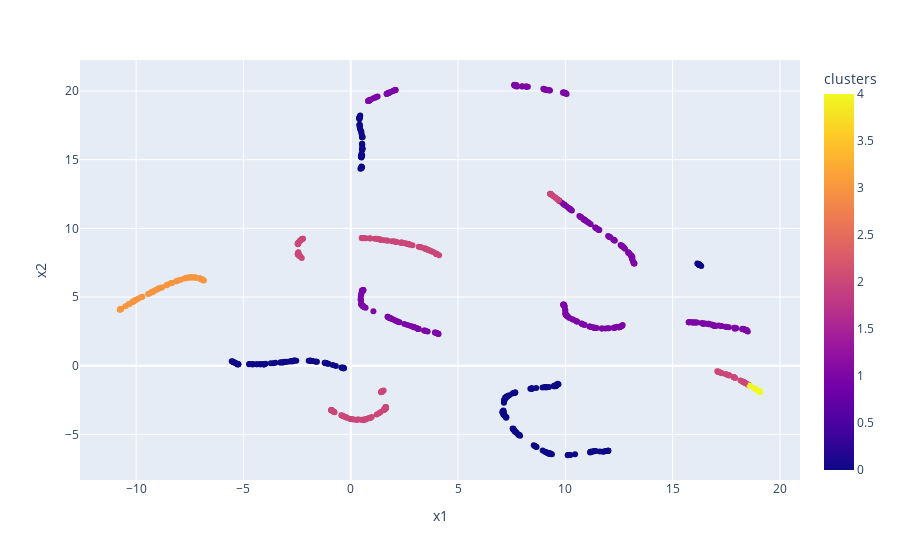
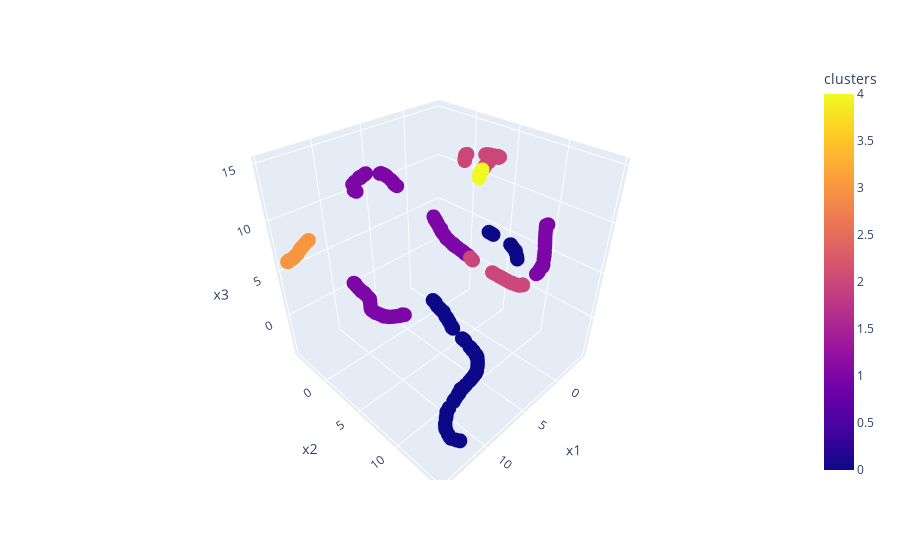

Source (notebook cell) for these figures, in order:
### Markdown cell above
#### Visualize using UMAP

### Code cell
from umap import UMAP
import plotly.express as px

def visualize_clusters_using_umap(vectors, clusters):

    umap_2d = UMAP(n_components=2, init='random', random_state=0)
    umap_output_2d = umap_2d.fit_transform(vectors)
    umap_dataframe_2d = pd.DataFrame(umap_output_2d)
    umap_dataframe_2d['cluster'] = clusters
    umap_dataframe_2d.columns = ['x1','x2', 'cluster']

    umap_3d = UMAP(n_components=3, init='random', random_state=0)
    umap_output_3d = umap_3d.fit_transform(vectors)
    umap_dataframe_3d = pd.DataFrame(umap_output_3d)
    umap_dataframe_3d['cluster'] = clusters
    umap_dataframe_3d.columns = ['x1','x2', 'x3', 'cluster']

    fig_2d = px.scatter(
        umap_dataframe_2d[["x1", "x2"]], x="x1", y="x2",
        color=umap_dataframe_2d["cluster"], labels={'color': 'clusters'}
    )
    fig_3d = px.scatter_3d(
        umap_dataframe_3d[["x1", "x2", "x3"]], x="x1", y="x2", z="x3",
        color=umap_dataframe_3d["cluster"], labels={'color': 'clusters'}
    )
    fig_3d.update_traces(marker_size=5)

    fig_2d.show()
    fig_3d.show()
    
visualize_clusters_using_umap(train_api_embeddings, kmeans.predict(train_api_embeddings))

### Figure 1 — Plotly figure (JSON) as saved in the notebook; plotly's stock layout.template omitted (floating-point values rounded to 4 significant figures; data arrays with more than 128 entries replaced by an {"elided": "..."} marker saying what was removed)
{"data": [{"hovertemplate": "x1=%{x}<br>x2=%{y}<br>clusters=%{marker.color}<extra></extra>", "legendgroup": "", "marker": {"color": {"elided": "857 int values"}, "coloraxis": "coloraxis", "symbol": "circle"}, "mode": "markers", "name": "", "orientation": "v", "showlegend": false, "type": "scatter", "x": {"elided": "857 float values"}, "xaxis": "x", "y": {"elided": "857 float values"}, "yaxis": "y"}], "layout": {"coloraxis": {"colorbar": {"title": {"text": "clusters"}}, "colorscale": [[0, "#0d0887"], [0.1111, "#46039f"], [0.2222, "#7201a8"], [0.3333, "#9c179e"], [0.4444, "#bd3786"], [0.5556, "#d8576b"], [0.6667, "#ed7953"], [0.7778, "#fb9f3a"], [0.8889, "#fdca26"], [1, "#f0f921"]]}, "legend": {"tracegroupgap": 0}, "margin": {"t": 60}, "xaxis": {"anchor": "y", "domain": [0, 1], "title": {"text": "x1"}}, "yaxis": {"anchor": "x", "domain": [0, 1], "title": {"text": "x2"}}}}

### Figure 2 — Plotly figure (JSON) as saved in the notebook; plotly's stock layout.template omitted (floating-point values rounded to 4 significant figures; data arrays with more than 128 entries replaced by an {"elided": "..."} marker saying what was removed)
{"data": [{"hovertemplate": "x1=%{x}<br>x2=%{y}<br>x3=%{z}<br>clusters=%{marker.color}<extra></extra>", "legendgroup": "", "marker": {"color": {"elided": "857 int values"}, "coloraxis": "coloraxis", "size": 5, "symbol": "circle"}, "mode": "markers", "name": "", "scene": "scene", "showlegend": false, "type": "scatter3d", "x": {"elided": "857 float values"}, "y": {"elided": "857 float values"}, "z": {"elided": "857 float values"}}], "layout": {"coloraxis": {"colorbar": {"title": {"text": "clusters"}}, "colorscale": [[0, "#0d0887"], [0.1111, "#46039f"], [0.2222, "#7201a8"], [0.3333, "#9c179e"], [0.4444, "#bd3786"], [0.5556, "#d8576b"], [0.6667, "#ed7953"], [0.7778, "#fb9f3a"], [0.8889, "#fdca26"], [1, "#f0f921"]]}, "legend": {"tracegroupgap": 0}, "margin": {"t": 60}, "scene": {"domain": {"x": [0, 1], "y": [0, 1]}, "xaxis": {"title": {"text": "x1"}}, "yaxis": {"title": {"text": "x2"}}, "zaxis": {"title": {"text": "x3"}}}}}
